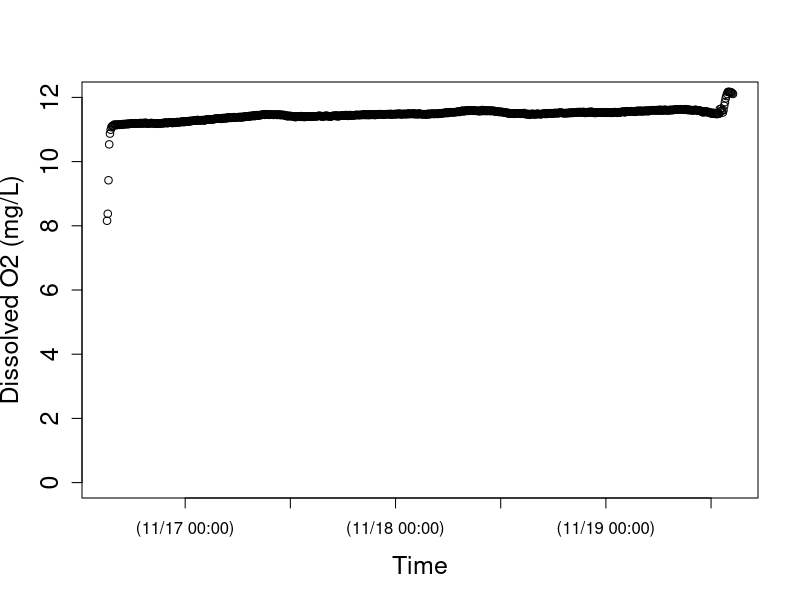
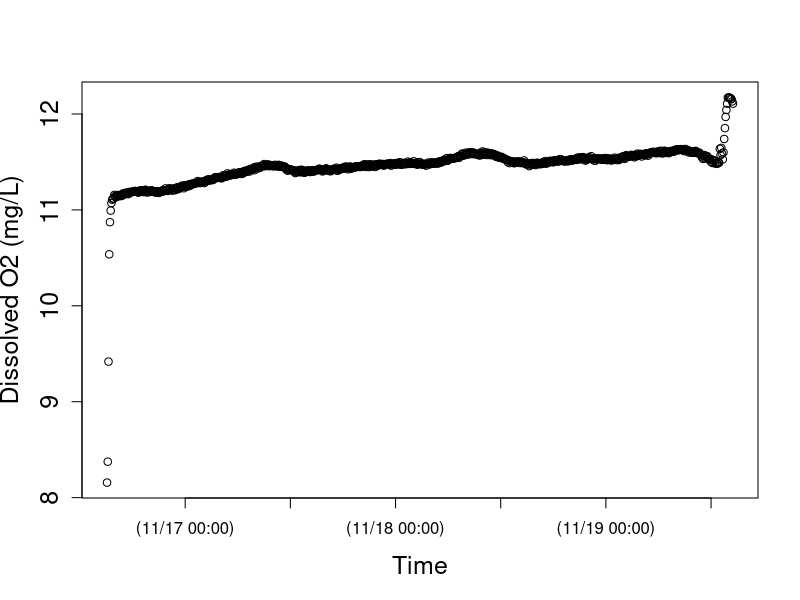

R code for these plots, in order: (Note: this script raises an error after producing the figures.)
setwd("N:/Thesis.N/FreshStart_trans/TempLight_trans/TempLightFall17_trans/FR16nov17")
install.packages("chron")
library(chron)
StreamData=read.table("FR16nov17.csv",header=TRUE)  	##time is in seconds since 1970 and in UTC
StreamData$dtime<-chron(StreamData$time/86400)-(8/24)
## Check new chron object dtime and O2 data
## here is where you can target and remove outliers if you want to check before running models 
plot(StreamData$dtime, StreamData$oxy,cex.lab=1.5, cex.axis=1.5, lwd=1,ylim=c(0,12), xlab="Time",ylab="Dissolved O2 (mg/L)")
plot(StreamData$dtime, StreamData$oxy,cex.lab=1.5, cex.axis=1.5, lwd=1, xlab="Time",ylab="Dissolved O2 (mg/L)")

# END data important and management
# [2] LOAD O2 SATURATION FUNCTION

osat<- function(temp, bp) {
  
  tstd<-log((298.15-temp) / (273.15 + temp))
  
  a0<-2.00907
  a1<-3.22014
  a2<-4.0501
  a3<-4.94457
  a4<- -0.256847
  a5<- 3.88767
  
  u<-10^(8.10765-(1750.286/(235+temp)))
  
  sato<-(exp(a0 + a1*tstd + a2*tstd^2 + a3*tstd^3 + a4*tstd^4+a5*tstd^5))*((bp-u)/(760-u))*1.42905
  sato
}

#end of function
# END loading O2 SAT calc #
# [3] LOAD BAROMETRIC PRESSURE FUNCTION
## Function to correct barometric pressure for altitude. From Colt (2012).
## This function gives bp in mmHg for altitude given nearby measurement of standardized barometric pressure. 
## temp is degC 
## alt is m
## bpst is in inches of Hg and the sort of data you will find from U.S. weather stations.  Delete the *25.4 if you in the rest of the world where pressure is given in metric units
####function returns mm of Hg
bpcalc<- function(bpst, alt) {
  bpst*25.4*exp((-9.80665*0.0289644*alt)/(8.31447*(273.15+15)))
}
#end of function
# END loading BP calc function ####### 
# [4] LOAD GAS EXCHANGE (K) FUNCTIONS
# NOTE: The functions you use will depend on the methods used to estimate K (O2, propane, SF6). The temperature correction (Kcor) is embedded in the models below, but the Kcor function must be loaded into R before running the model.
# UNITS are day^(-1)
## This code does the opposite of Kcor below; it estimates K600 for KO2 at a given temperature. From Wanninkhof (1992).
K600fromO2<-function (temp, KO2) {
  ((600/(1800.6 - (120.1 * temp) + (3.7818 * temp^2) - (0.047608 * temp^3)))^-0.5) * KO2
}
#end of function
# This calculates K600 from K measured in a propane addition. From Raymond et al. (2012).
K600frompropane<-function (temp, Kpropane) {
  ((600/(2864 - (154.14 * temp) + (3.791 * temp^2) - (0.0379 * temp^3)))^-0.5) * Kpropane
}
#end of function
# This calculates K600 from K measured in a SF6 addition. From Raymond et al. (2012).
K600fromSF6<-function(temp, KSF6) {
  ((600/(3255.3-(217.13*temp)+(6.837*temp^2)-(0.08607*temp^3)))^-0.5)*KSF6
}
#end of function
# This function calculates KO2 at any given tempertaure from K600. via schmidt number scaling.  The scaling equation if From Jähne et al. (1987), Schmidt number conversions from Wanninkhof et al. 1992.
Kcor<-function (temp,K600){
  K600/(600/(1800.6-(temp*120.1)+(3.7818*temp^2)-(0.047608*temp^3)))^-0.5
}
#end of function
# END loading K functions
# [5] NIGHTTIME REGRESSION to estimate K -- OPTIONAL
### nighttime regression code to estimate K. Approach as in Hornberger and Kelly (1975).
## o2 file is your oxygen data (defined in subsetting)
## bp is barometric pressure in mm Hg for your site, 
## ts is the time step in MINUTES (not days as in metabolism code below)

nightreg<-function(o2file, bp, ts){
  
  temp<-o2file$temp
  oxy<-o2file$oxy
  
  # moving average on oxy data
  oxyf1<-filter(o2file$oxy,rep(1/3,3), sides=2)
  
  # trim the ends of the oxy data
  oxyf2<- oxyf1[c(-1,-length(oxyf1))]
  
  # calculate delO/delt; convert to units of days by ts in min-1*1440
  deltaO2<-((oxyf2[-1]-oxyf2[-length(oxyf2)])/ts)*1440
  
  # Trim the first two and last one from the temp data to match the filter oxy data
  temptrim<-temp[c(-2:-1,-length(temp))]
  
  # calc the dodef
  satdef<-osat(temptrim,bp)-oxyf2[-1]
  
  # fit linear model and plot using linear model fitting (lm) and abline functions in R stats package
  nreg<-lm(deltaO2~satdef)
  plot(satdef,deltaO2)
  abline(nreg)
  
  # use coef function in R stats package to get lm coefficients
  coeff<-coef(nreg)
  
  # output gives lm coeff and K600 (converted from nighttime regression estimate of KO2)
  out<-list(coeff, K600fromO2(mean(temp), coeff[2]))
  out
  
}
#end of function
# NOTE: this approach works better for some sites/dates than others; always check that your model fit is good and that your K600 estimate makes sense!
#Call as:  The first argument in the function defines when to pull data.  In this case on 10/27/204 (for spring creek) between 18:05 and 23:00

nightreg(StreamData[StreamData$dtime>=as.numeric(chron(dates="11/08/17", times="00:00:00")) & StreamData$dtime<=as.numeric(chron(dates="11/08/17", times="23:59:59")), ], bp=660, ts=10)
# END nighttime regression calculation of K #
# check that light makes sense
plot(StreamData$dtime, StreamData$light,cex.lab=1.5, cex.axis=1.5, lwd=1, xlab="Time",ylab="PAR (umol photons/s/m2)")
# END light
# [7] MODEL v1 - RIVERMETABK; solves for GPP, ER, AND K
##
# [7a] LOAD RIVERMETABK functions
###########################################

## VERSION 1 of possible metabolism model

##### now estimate metabolism

## parameter names (and units) for BOTH rivermetab functions (solving for or fixing K600):
## oxy.mod = modeled O2 (mg/L)
## oxy = O2 data (mg/L)
## MET[1] = GPP = estimated daily gross primary production (g O2 m-2 d-1); + flux of O2 production
## MET[2] = ER = estimated daily ecosystem respiration (g O2 m-2 d-1); - flux of O2 consumption 
## MET[3] = K = estimated K600 (d-1)
## z = estimated site depth (m)
## Kcor = KO2 corrected for temperature, calculated from K600 (d-1)
## bp = barometric pressure (mmHg)
## temp = water temperature (C)
## light = PAR data (or modlight from above light function)
## ts = time step of O2 data from logger (10 min intervals --> units are day, so 10/1440=0.06944)

# Model to calculate GPP, ER and K simultaneously
# This model is advantageous in the sense that one can estimate K from the data, but beware that it may be an overparameterized model.  
# Note that you have the opportunity below to use your light data or modeled light (here as data$light estimated for spring creek and french creek with the light model function above). You decide and modify the function and data names accordingly.

# rivermetabK is the master function that calls the MLE function (onestationmleK) and plotting function (onestationplot) below
rivermetabK<-function(o2file, z, bp, ts){
  
  ##pull data out of loaded o2file (subset in CALL function) and give it a name. 
  temp<-o2file$temp
  oxy<-o2file$oxy
  light<-o2file$light
  
  ##This calls onestationmleK (below) to calculate metabolism by non-linear minimization. We use nlm() function in R stats package; for more information see "help(nlm)"  The first argument is the function to be minimized, the second defines the starting values.  The function that is minimized (onestationmleK, see below) always has as its first argument, a vector of parameters (MET), and second argument a vector of starting values for those parameters, p=c(3,-5, 10).
  
  river.mle<-nlm(onestationmleK, p=c(3,-5, 10), oxy=oxy, z=z,temp=temp,light=light, bp=bp, ts=ts)
  
  ##plot modeled and measaured O2 given MLE estimates of GPP, ER, and K600.  It calls a function below onestationplot()
  
  onestationplot(GPP=river.mle$estimate[1], ER=river.mle$estimate[2],oxy=oxy,z=z,temp=temp,light=light, K=river.mle$estimate[3], bp=bp, ts=ts)
  
  ##return GPP, ER, K600, and MLE values
  b <- list(GPP=river.mle$estimate[1], ER=river.mle$estimate[2], K600=river.mle$estimate[3], neglogL=river.mle$minimum[1])
  b
}
# end of function
# This function returns the negative log likelihood value given O2 data and estimates of GPP, ER, and K (which is vector MET); is included in master rivermetabK function above
onestationmleK<-function(MET,temp, oxy, light, z, bp, ts) {
  
  # create new vector for modeled O2
  oxy.mod<-numeric(length(data))
  # give starting value from oxygen data; this is the only time O2 data is used to model GPP and ER
  oxy.mod[1]<-oxy[1]
  
  # this is the metabolism equation as in Van de Bogert et al 2007 L&OMethods
  for (i in 2:length(oxy)) {oxy.mod[i]<-oxy.mod[i-1]+((MET[1]/z)*(light[i]/sum(light)))+ MET[2]*ts/z+(Kcor(temp[i],MET[3]))*ts*(osat(temp[i],bp)-oxy.mod[i-1]) }
  
  ##below is MLE calculation; output is -log likelihood
  # diff in measured and modeled O2
  sqdiff<-(oxy-oxy.mod)^2 
  # likelihood function
  L <- length(oxy) * (log(((sum(sqdiff)/length(oxy))^0.5))+0.5*log(6.28)) + ((2*sum(sqdiff)/length(oxy))^-1) * sum(sqdiff)
  L
}
# end of function
# this function plots modeled O2 and O2 data from estimates of daily GPP, ER, and K; is included in master rivermetabK function above
# Calls same metabolism equation as in mle function, but plots modeled O2 as a function of GPP, ER, and K estimates from mle
# use this to visually assess your model estimates (should be good agreement between modeled and measured O2)
onestationplot<-function(GPP, ER, oxy, z, temp, K, light, bp, ts) {
  
  oxy.mod<-numeric(length(oxy))
  oxy.mod[1]<-oxy[1]
  
  # this is the metabolism equation as in Van de Bogert et al (2007) L&OMethods
  for (i in 2:length(oxy)) { oxy.mod[i]<-oxy.mod[i-1]+((GPP/z)*(light[i]/sum(light)))+ ER*ts/z+(Kcor(temp[i],K))*ts*(osat(temp[i],bp)-oxy.mod[i-1]) }
  
  plot(seq(1:length(oxy)),oxy.mod, type="l",xlab="Time", ylab="Dissolved oxygen  (mg/L)", cex.lab=1.5, cex.axis=1.5, lwd=2 )
  points(seq(1:length(oxy)),oxy)
}
# end of function

####### END LOADING rivermetabK function #
# [7b] CALL RIVERMETABK function
###########################################

## Call as:  z is depth in m, bp is im mmHg, ts is time steps in days.

# for spring creek data; 10/28/14
####### END LOADING rivermetabK function #
# [7b] CALL RIVERMETABK function
###########################################

## Call as:  z is depth in m, bp is im mmHg, ts is time steps in days.

# for spring creek data; 10/28/14
rivermetab<-function(o2file, z, bp, ts, K){
  
  ##pull data out of loaded o2file (subset in CALL function) and give it a name. 
  temp<-o2file$temp
  oxy<-o2file$oxy
  light<-o2file$light
  
  ##calculate metabolism by non linear minimization of MLE function (below)
  river.mle<-nlm(onestationmle, p=c(3,-5), oxy=oxy, z=z,temp=temp,light=light, bp=bp, ts=ts, K=K)
  
  ##plot data; uses same plot function as given for rivermetabK above (relisted below to keep each model as own unit)
  onestationplot(GPP=river.mle$estimate[1], ER=river.mle$estimate[2],oxy=oxy,z=z,temp=temp,light=light, K=K, bp=bp, ts=ts)
  
  ##return GPP, ER, and MLE value
  b<-list(GPP= river.mle$estimate[1], ER= river.mle$estimate[2],  neglogL= river.mle$minimum[1])
  b
}
# end of function

# function returns the likelihood value given O2 data and estimates of GPP, ER (which is vector MET); is included in master rivermetab function above; K600 is fixed
onestationmle<-function(MET,temp, oxy, light, z, bp, ts, K) {
  
  oxy.mod<-numeric(length(data))
  oxy.mod[1]<-oxy[1]
  
  # this is the metabolism equation as in Van de Bogert et al 2007 L&OMethods
  for (i in 2:length(oxy)) {oxy.mod[i]<-oxy.mod[i-1]+((MET[1]/z)*(light[i]/sum(light)))+ MET[2]*ts/z+(Kcor(temp[i],K))*ts*(osat(temp[i],bp)-oxy.mod[i-1]) }
  
  ## below is MLE calculation; output is likelihood
  # diff in measured and modeled O2
  sqdiff<-(oxy-oxy.mod)^2 
  # likelihood function
  L <- length(oxy)*(log(((sum(sqdiff)/length(oxy))^0.5)) +0.5*log(6.28)) + ((2*sum(sqdiff)/length(oxy))^-1)*sum(sqdiff)
  L
}
#end of function

# (As in rivermetabK)
# this function plots modeled O2 and O2 data from estimates of daily GPP and ER; is included in master rivermetab function above
# Calls same metabolism equation as in mle function, but plots modeled O2 as a function of GPP, ER estimates from mle
# use this to visually assess your model estimates (should be good agreement between modeled and measured O2)
onestationplot<-function(GPP, ER, oxy, z, temp, K, light, bp, ts) {
  
  oxy.mod<-numeric(length(oxy))
  oxy.mod[1]<-oxy[1]
  
  # this is the metabolism equation as in Van de Bogert et al (2007) L&OMethods
  for (i in 2:length(oxy)) { oxy.mod[i]<-oxy.mod[i-1]+((GPP/z)*(light[i]/sum(light)))+ ER*ts/z+(Kcor(temp[i],K))*ts*(osat(temp[i],bp)-oxy.mod[i-1]) }
  
  plot(seq(1:length(oxy)),oxy.mod, type="l",xlab="Time", ylab="Dissolved oxygen  (mg/L)", cex.lab=1.5, cex.axis=1.5, lwd=2 )
  points(seq(1:length(oxy)),oxy)
  
  print(summary(lm(oxy~oxy.mod)))
  
}
# end of function
####### END loading rivermetab function ####### 
## Call as:  z is depth in m, bp is im mmHg, ts is time steps in days.

# 5 MIN timestep!! literature k600 values based on slope
rivermetab(o2file=StreamData[StreamData$dtime>=as.numeric(chron(
  dates="11/16/17", times="15:55:00")) & StreamData $dtime<=as.numeric(chron(
    dates="11/19/17", times="12:30:00")), ], 
  z=0.060, 
  bp=723, 
  ts=0.0034722, 
  K=212.378159)
# 10 MIN timestep!! literature k600 values based on slope
rivermetab(o2file=StreamData[StreamData$dtime>=as.numeric(chron(
  dates="11/16/17", times="15:55:00")) & StreamData $dtime<=as.numeric(chron(
    dates="11/19/17", times="12:30:00")), ], 
  z=0.060, 
  bp=723, 
  ts=0.0069444, 
  K=212.378159)

# 5 MIN timestep!! my derived k600 values based on velocity
rivermetab(o2file=StreamData[StreamData$dtime>=as.numeric(chron(
  dates="11/16/17", times="15:55:00")) & StreamData $dtime<=as.numeric(chron(
  dates="11/19/17", times="12:30:00")), ], 
  z=0.060, 
  bp=723, 
  ts=0.0034722, 
  K=34.4240061)
# 10 MIN timestep!! my derived k600 values based on velocity
rivermetab(o2file=StreamData[StreamData$dtime>=as.numeric(chron(
  dates="11/16/17", times="15:55:00")) & StreamData $dtime<=as.numeric(chron(
    dates="11/19/17", times="12:30:00")), ], 
  z=0.060, 
  bp=723, 
  ts=0.0069444, 
  K=34.4240061)

# 5 MIN timestep!! full model as is 
rivermetabK(o2file=StreamData[ StreamData $dtime>=as.numeric(chron(
  dates="11/16/17", times="15:55:00")) & StreamData $dtime<=as.numeric(chron(
  dates="11/19/17", times="12:30:00")), ], 
  z=0.060, 
  bp=723, 
  ts=0.0034722)
